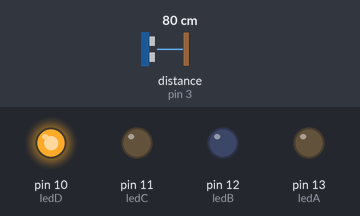
Bench run of a sketch on a simulated Arduino Uno, built with avr-gcc and run on an emulated ATmega328P. On the bench: output pins drawn as LEDs (lit = HIGH). Wiring (inferred from the names in the program): ultrasonic range finder: trigger pin 2; echo pin 3. Inputs (shaded band) come from the test bench; at power-on: distance to the obstacle (sensor on pin 3) 80 cm. The echo pulse lasts 58.3 µs per cm; pins used as bus, display or sensor lines are not drawn.

Above: at 1.8 s.
1.9 s: distance to the obstacle (sensor on pin 3) set to 17 cm
3.4 s: distance to the obstacle (sensor on pin 3) set to 14 cm
At 4.6 s:
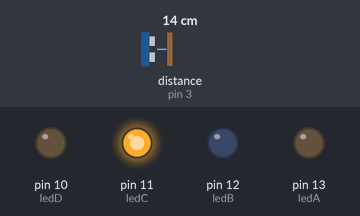
5.5 s: distance to the obstacle (sensor on pin 3) set to 12 cm
At 7.2 s:
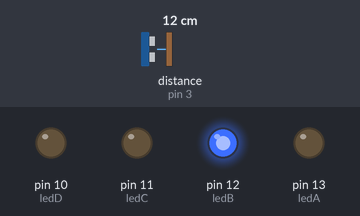
7.5 s: distance to the obstacle (sensor on pin 3) set to 2 cm
At 9.0 s:
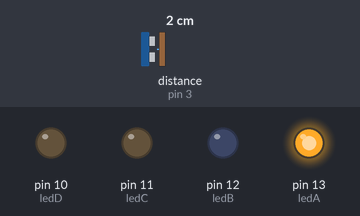
Timing chart, 0 to 10.5 s (numbered marks = the images above; inputs shaded):
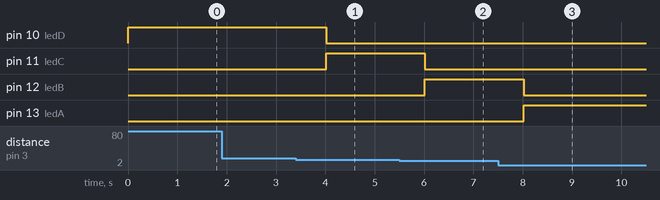

The sketch:

waterlevelmonitor.ino
```cpp
const int trigPin = 2;
const int echoPin = 3;

int ledA = 13, ledB = 12, ledC = 11, ledD = 10;
const int levelA = 3, levelB = 4, levelC = 5, levelD = 6;  // Updated threshold distances

unsigned long emptyStartTime = 0, filledStartTime = 0;
unsigned long emptyDuration = 0, filledDuration = 0;
bool isFilled = false;
int emptyCount = 0;  // Count for empty instances in a day

void setup() {
  Serial.begin(9600);
  pinMode(trigPin, OUTPUT);
  pinMode(echoPin, INPUT);
  pinMode(ledA, OUTPUT);
  pinMode(ledB, OUTPUT);
  pinMode(ledC, OUTPUT);
  pinMode(ledD, OUTPUT);
}

void loop() {
  long duration, distanceInches;

  // Trigger ultrasonic sensor
  digitalWrite(trigPin, LOW);
  delayMicroseconds(2);
  digitalWrite(trigPin, HIGH);
  delayMicroseconds(10);
  digitalWrite(trigPin, LOW);

  // Measure distance
  duration = pulseIn(echoPin, HIGH);
  distanceInches = (duration / 74) / 2;

  // Logic for LEDs based on water level
  if (distanceInches > 5.8) {
    // Tank is empty
    digitalWrite(ledA, LOW);
    digitalWrite(ledB, LOW);
    digitalWrite(ledC, LOW);
    digitalWrite(ledD, HIGH);

    if (isFilled) {
      // Increment empty count only when transitioning to empty state
      emptyCount++;
      Serial.print("Empty Count for the Day: ");
      Serial.println(emptyCount);
      emptyStartTime = millis();
      isFilled = false;  // Update the state to empty
    }
  }
  else if (distanceInches >= levelC && distanceInches <= 5.8) {
    // Low water level
    digitalWrite(ledA, LOW);
    digitalWrite(ledB, LOW);
    digitalWrite(ledC, HIGH);
    digitalWrite(ledD, LOW);
    isFilled = true;
  }
  else if (distanceInches >= levelB && distanceInches < levelC) {
    // Medium water level
    digitalWrite(ledA, LOW);
    digitalWrite(ledB, HIGH);
    digitalWrite(ledC, LOW);
    digitalWrite(ledD, LOW);
    isFilled = true;
  }
  else if (distanceInches < levelB) {
    // Highest water level
    digitalWrite(ledA, HIGH);
    digitalWrite(ledB, LOW);
    digitalWrite(ledC, LOW);
    digitalWrite(ledD, LOW);
    isFilled = true;
  }

  delay(1000);  // Adjust delay as needed
}
```

Measured:
- the behaviour switches between 16 and 15 cm on distance to the obstacle (sensor on pin 3) (found by bisection; images 0 and 1)
- the behaviour switches between 13 and 12 cm on distance to the obstacle (sensor on pin 3) (found by bisection; images 1 and 2)
- after the input at 1.9 s, every drawn part: stays the same
- after the input at 3.4 s, pin 10 (ledD): HIGH → LOW after 0.62 s; pin 11 (ledC): LOW → HIGH after 0.62 s
- after the input at 5.5 s, pin 11 (ledC): HIGH → LOW after 0.52 s; pin 12 (ledB): LOW → HIGH after 0.52 s
- after the input at 7.5 s, pin 12 (ledB): HIGH → LOW after 0.52 s; pin 13 (ledA): LOW → HIGH after 0.52 s
